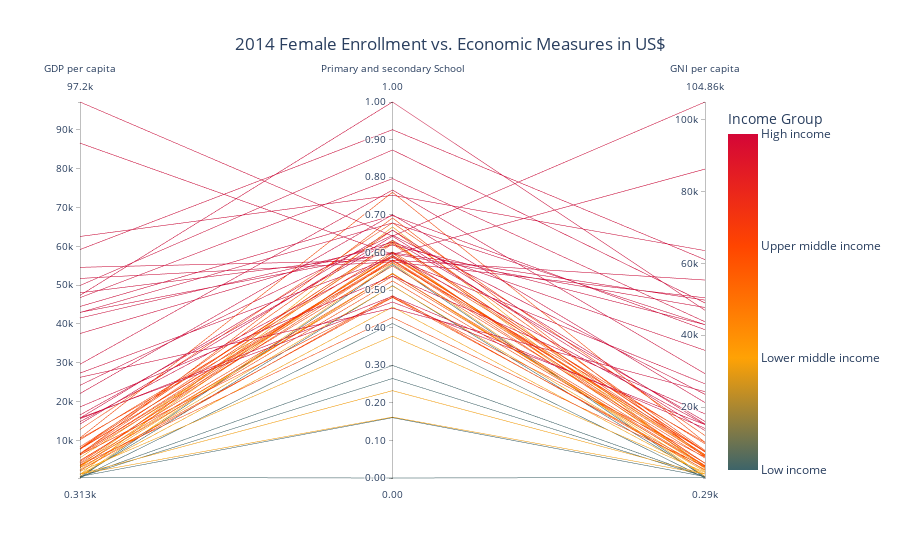

The code cell stored with this chart in its notebook:
### Code cell
import pandas as pd
import plotly.graph_objects as go

# correct df 
sorted_merged_df_cleaned = pd.read_csv('../cleaned_data/sorted_merged_df_cleaned.csv')

# normalize enrollment 
from sklearn.preprocessing import MinMaxScaler

# Define the columns to normalize
columns_to_normalize = ['2010 (Gross enrolment ratio, primary and secondary, female (%))',
                        '2011 (Gross enrolment ratio, primary and secondary, female (%))',
                        '2012 (Gross enrolment ratio, primary and secondary, female (%))',
                        '2013 (Gross enrolment ratio, primary and secondary, female (%))',
                        '2014 (Gross enrolment ratio, primary and secondary, female (%))']

# Initialize the MinMaxScaler
scaler = MinMaxScaler()

# Normalize the specified columns
df_normalized = sorted_merged_df_cleaned.copy()  # Create a copy of the DataFrame to avoid modifying the original
df_normalized[columns_to_normalize] = scaler.fit_transform(df_normalized[columns_to_normalize])

# Define dimensions for the parallel coordinates plot
dimensions = ['2014 (GDP per capita (current US$))', 
              '2014 (Gross enrolment ratio, primary and secondary, female (%))',
              '2014 (GNI per capita, Atlas method (current US$))']

# Define your custom color scale
hex_colors = ["#3d6469", "#ffa205", "#ff4500", "#d40637"]

# Define custom labels for the color scale
color_labels = ['Low income', 'Lower middle income', 'Upper middle income', 'High income']

# Calculate the intervals for each color in the custom scale
color_intervals = [i / (len(hex_colors) - 1) for i in range(len(hex_colors))]

# Define custom labels for the dimensions
custom_labels = ['GDP per capita', 'Primary and secondary School', 'GNI per capita']

# Create the parallel coordinates plot using plotly.graph_objects
fig = go.Figure()

# Add parallel coordinates trace
fig.add_trace(go.Parcoords(
    line=dict(color=df_normalized['numeric_income'], 
              colorscale=hex_colors,  # Use your custom color scale
              showscale=True,  # Set showscale to True to display the color scale
              colorbar=dict(  # Define the color bar properties
                  title='Income Group',  # Set the title of the color scale
                  tickvals=[0, 1, 2, 3],  # Specify the tick values
                  ticktext=color_labels,  # Specify the tick labels
                  tickmode='array'  # Use array mode for custom tick labels
              )
             ),
    dimensions=[
        dict(range=[df_normalized[dim].min(), df_normalized[dim].max()],
             label=label,  # Use custom label
             tickformat='.2f' if dim == dimensions[1] else '',  # Set tick format to display percentages
             values=df_normalized[dim])  # Keep values unchanged
        for dim, label in zip(dimensions, custom_labels)
    ],
))

# Update layout to add title
fig.update_layout(
    title="2014 Female Enrollment vs. Economic Measures in US$",  # Set the title of the plot
    title_x=0.5  # Set the x position of the title
)

### Figure 1 — Plotly figure (JSON) as saved in the notebook; plotly's stock layout.template omitted (floating-point values rounded to 4 significant figures)
{"data": [{"dimensions": [{"label": "GDP per capita", "range": [312.7, 97200.0], "tickformat": "", "values": [2018.0, 41530.0, 1196.0, 3492.0, 7684.0, 4196.0, 44500.0, 86610.0, 59180.0, 14200.0, 12810.0, 22080.0, 29620.0, 97200.0, 6200.0, 18630.0, 24200.0, 16550.0, 15760.0, 2245.0, 48040.0, 42960.0, 3105.0, 46780.0, 51730.0, 27340.0, 62550.0, 7891.0, 7853.0, 4579.0, 49910.0, 8319.0, 47380.0, 14820.0, 4852.0, 10450.0, 7913.0, 15780.0, 2243.0, 3989.0, 6397.0, 6269.0, 6491.0, 10650.0, 6650.0, 3688.0, 3328.0, 5541.0, 37540.0, 2961.0, 26250.0, 43000.0, 54600.0, 612.1, 706.2, 2505.0, 1317.0, 3530.0, 312.7, 703.8, 706.6, 429.8, 623.3, 15570.0, 10150.0, 1327.0, 6485.0, 354.7, 1218.0]}, {"label": "Primary and secondary School", "range": [0, 1], "tickformat": ".2f", "values": [0.3773, 0.6196, 0.6679, 0.5242, 0.5874, 0.5982, 0.6979, 0.595, 0.9263, 0.6429, 0.6787, 0.7003, 0.7659, 0.6432, 0.564, 0.5371, 0.6459, 0.6322, 0.6591, 0.485, 0.5961, 0.6784, 0.5988, 0.7962, 0.5749, 0.5861, 0.7519, 0.6266, 0.5803, 0.5784, 0.8724, 0.6258, 1, 0.5916, 0.5427, 0.5733, 0.6595, 0.4682, 0.5109, 0.5366, 0.6917, 0.4812, 0.5786, 0.7599, 0.6226, 0.4268, 0.5433, 0.5923, 0.6273, 0.48, 0.4516, 0.5991, 0.5793, 0.2647, 0.5711, 0.5445, 0.162, 0.6311, 0.411, 0.1605, 0.5115, 0, 0.2994, 0.4834, 0.6015, 0.2323, 0.5901, 0.5677, 0.4548]}, {"label": "GNI per capita", "range": [290, 104860], "tickformat": "", "values": [1840, 42930, 2840, 3620, 7520, 4360, 41530, 86200, 61030, 13460, 12090, 21260, 29300, 104860, 5840, 18110, 23550, 16020, 15310, 2560, 47710, 42950, 3560, 43740, 50400, 26500, 63530, 7700, 7720, 4440, 48990, 7600, 46940, 15140, 4390, 10190, 7970, 15130, 2040, 3790, 6130, 6110, 6360, 10200, 6630, 3450, 3180, 6470, 35790, 3180, 24300, 49770, 55350, 630, 730, 2330, 1390, 3310, 290, 680, 700, 420, 620, 14100, 9790, 1380, 6800, 350, 1380]}], "line": {"color": [1, 3, 1, 2, 2, 2, 3, 3, 3, 3, 2, 3, 3, 3, 2, 3, 3, 3, 3, 2, 3, 3, 1, 3, 3, 3, 3, 2, 2, 2, 3, 2, 3, 3, 2, 2, 2, 3, 1, 2, 2, 2, 2, 2, 2, 2, 1, 1, 3, 2, 3, 3, 3, 0, 1, 1, 1, 1, 0, 0, 0, 0, 0, 3, 2, 1, 2, 0, 1], "colorbar": {"tickmode": "array", "ticktext": ["Low income", "Lower middle income", "Upper middle income", "High income"], "tickvals": [0, 1, 2, 3], "title": {"text": "Income Group"}}, "colorscale": [[0, "#3d6469"], [0.3333, "#ffa205"], [0.6667, "#ff4500"], [1, "#d40637"]], "showscale": true}, "type": "parcoords"}], "layout": {"title": {"text": "2014 Female Enrollment vs. Economic Measures in US$", "x": 0.5}}}
